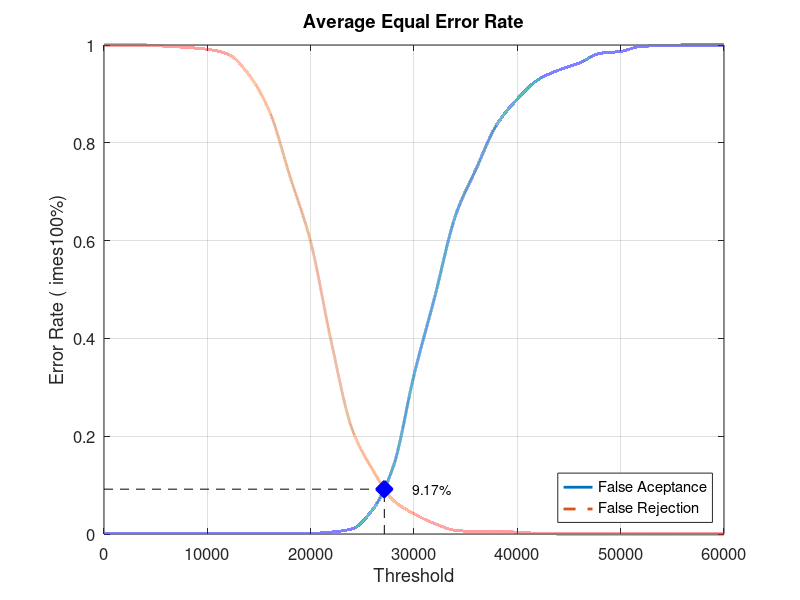
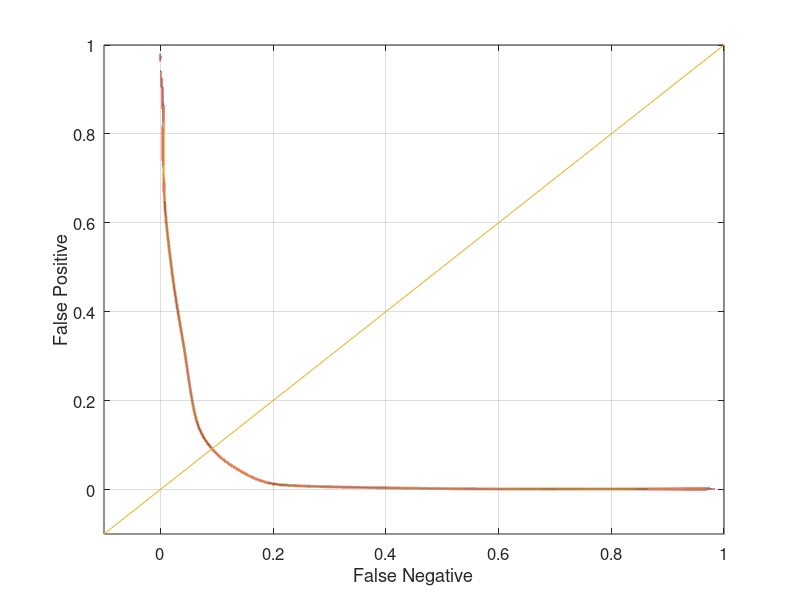

These charts were generated, in order, by the following MATLAB code:
close all;
clear;
clc;
x = 0:2000:60000;
xq = 0:0.5:60000;

y0 = [0 0.00131579 0.00131579 0.00131579 0.00131579 0.00131579 0.00131579 0.00131579 0.00131579 0.00131579 0.00131579 0.00394737 0.0105263 0.05 0.138158 0.325 0.484211 0.65 0.746053 0.836842 0.889474 0.928947 0.948684 0.963158 0.982895 0.986842 0.997368 0.998684 1 1 1]
yy0 = interp1(x, y0, xq, 'pchip');
y1 = [1 1 1 0.9975 0.995 0.99125 0.98125 0.94 0.865 0.73125 0.5975 0.3925 0.215 0.13125 0.06875 0.04125 0.02125 0.0075 0.005 0.005 0.00375 0.00125 0 0 0 0 0 0 0 0 0]
yy1 = interp1(x, y1, xq, 'pchip');

% Calculating EER: 
y2 = abs(y0 - y1);
find(y2 == min(y2))
yy2 = abs(yy0 - yy1);
xEER = find(yy2 == min(yy2));
xEERIndex = xq(xEER) % X-axis EER
yEER = yy0(xEER) % Y-axis EER

main = figure
plot(xq, yy0,'-','LineWidth', 2);	hold on
plot(xq, yy1,'--','LineWidth', 2);	hold on
plot([xEERIndex xEERIndex], [0 yEER], 'k--');	hold on
plot([0 xEERIndex], [yEER yEER], 'k--');	hold on
plot(xEERIndex, yEER, 'bx', 'LineWidth', 10);	hold on
text(xEERIndex + 10 * xEERIndex / 100, yEER, [num2str(round((10000 * yEER)) / 100) '%'])
legend('False Aceptance', 'False Rejection', 'Location', 'SouthEast')
xlabel('Threshold')
ylabel('Error Rate (	imes100%)')
title('Average Equal Error Rate')
set(gca, 'FontSize', 12)
axis([0 60000 0 1])
grid on

print(main, 'Experiment4AverageMain', '-dpng');
FNRxFPR = figure('Color', [1 1 1]);
plot(yy1, yy0, '-', yy1, yy0, 'LineWidth', 2);
hold on
y = -0.1:0.1:1
plot(y, y); 
set(gca, 'FontSize', 12)
xlabel('False Negative')
ylabel('False Positive')
axis([-0.1 1 -0.1 1])
set(gca, 'FontSize', 12)
grid on

print(FNRxFPR, 'Experiment4AverageFNRxFPR','-dpng');
